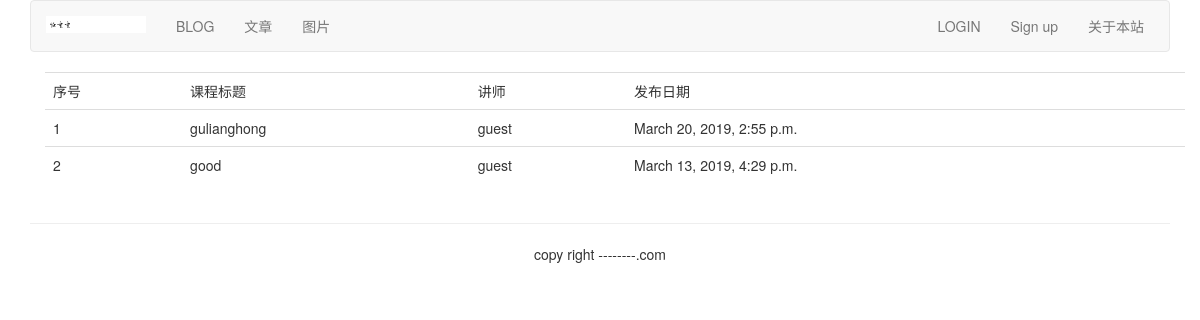
/course/course-list/, run on the app's committed database.
### course/models.py (models this page shows, shortened)
class Course(models.Model):
    user = models.ForeignKey(User, on_delete=models.CASCADE, related_name='course_user')
    title = models.CharField(max_length=200)
    slug = models.SlugField(max_length=200, unique=True)
    overview = models.TextField()
    created = models.DateTimeField(auto_now_add=True)
    class Meta:
        ordering = ('-created',)

### course/views.py (the view)
# urls.py: url(r'course-list/$', CourseListView.as_view(), name='course_list'),
class CourseListView(ListView):
    model = Course
    context_object_name = 'courses'
    template_name = 'course/course_list.html'

### templates/course/course_list.html (shortened to what this page needs)
{% extends "base.html" %}
{% block content %}
<div class="container">
    <table class="table table-hover">
        <tr>
            <td>序号</td>
            <td>课程标题</td>
            <td>讲师</td>
            <td>发布日期</td>
        </tr>
        {% for course in courses %}
         <tr id="{{ forloop.counter }}">
            <td>{{ forloop.counter }}</td>
            <td>{{ course.title }}</td>
            <td>{{ course.user.username }}</td>
            <td>{{ course.created }}</td>
         </tr>
        {% endfor %}
    </table>
</div>
{% endblock %}

### data on the page
Course: title "gulianghong", user.username "guest", created "March 20, 2019, 2:55 p.m."
Course: title "good", user.username "guest", created "March 13, 2019, 4:29 p.m."
